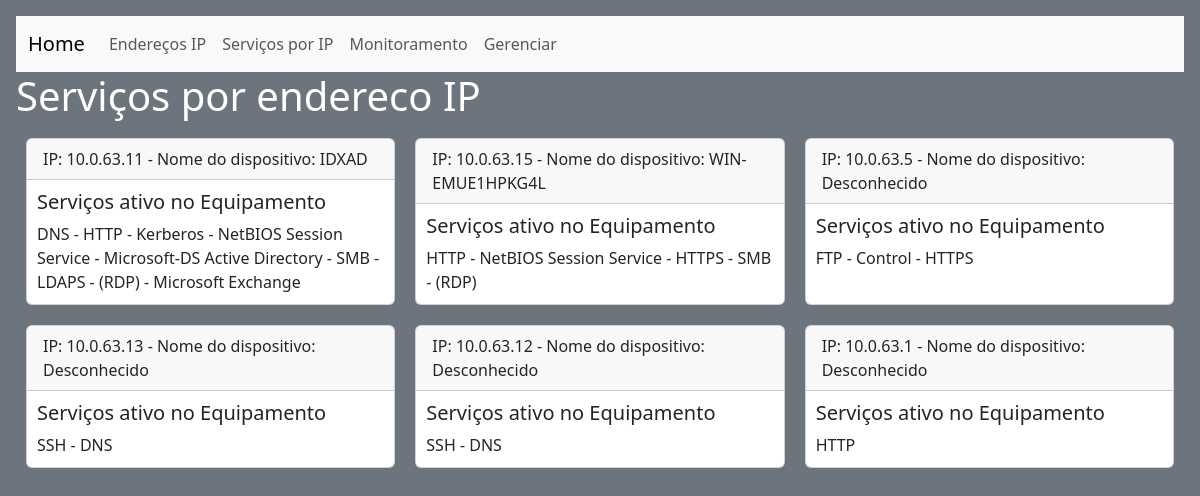
Page /servico/ on the committed database.
### apptcc/models.py (models this page shows, shortened)
class Service(models.Model):
    dispositivo = models.ForeignKey(Dispositivo, on_delete=models.CASCADE, null=True, blank=True)
    lista_de_coisas = models.TextField(blank=True, null=True)

class Dispositivo(models.Model):
    choices = (('online','Online'),
               ('offline','Offline'))
    ip = models.CharField(max_length = 16)
    nome_do_dispositivo = models.CharField(max_length=100)
    status = models.CharField(max_length=50, choices=choices)
    def __str__(self):
        return f"IP: {self.ip} - Nome do dispositivo: {self.nome_do_dispositivo}"

### apptcc/views.py (the view)
# urls.py: path('servico/',views.servico,name='servico'),
def servico(request):
    service = Service.objects.all()
    return render(request,'servicos.html', {
        'service' : service
    })

### apptcc/templates/servicos.html (shortened to what this page needs)
{% extends 'base.html'%}
{% block conteudo %}
<h1>Serviços por endereco IP</h1>
<div class="card-container">
{% for services in service %}
    <div class="card" style="margin-top: 10px;">
        <div class="card-header">
            {{ services.dispositivo }}
        </div>
        <div class="card-body">
            <h5 class="card-title">Serviços ativo no Equipamento</h5>
            <p class="card-text">{{ services.lista_de_coisas }}</p>
        </div>
</div>
{% endfor %}
</div>
{% endblock %}

### apptcc/templates/servicos.html (style rules this page uses)
.card-container { display: flex; flex-wrap: wrap; justify-content: center; }
.card { flex: 1 1 300px; display: flex; margin: 10px; width: 600px; height: 0 auto; }
.card-body { flex-wrap: wrap; justify-content: center; padding: 5px; margin: 5px; }

### rows in the picture
Service: dispositivo "IP: 10.0.63.11 - Nome do dispositivo: IDXAD", lista_de_coisas "DNS - HTTP - Kerberos - NetBIOS Session Service - Microsoft-DS Active Directory - SMB - LDAPS - (RDP) - Microsoft Exchange"
Service: dispositivo "IP: 10.0.63.15 - Nome do dispositivo: WIN-EMUE1HPKG4L", lista_de_coisas "HTTP - NetBIOS Session Service - HTTPS - SMB - (RDP)"
Service: dispositivo "IP: 10.0.63.5 - Nome do dispositivo: Desconhecido", lista_de_coisas "FTP - Control - HTTPS"
Service: dispositivo "IP: 10.0.63.13 - Nome do dispositivo: Desconhecido", lista_de_coisas "SSH - DNS"
Service: dispositivo "IP: 10.0.63.12 - Nome do dispositivo: Desconhecido", lista_de_coisas "SSH - DNS"
Service: dispositivo "IP: 10.0.63.1 - Nome do dispositivo: Desconhecido", lista_de_coisas "HTTP"
